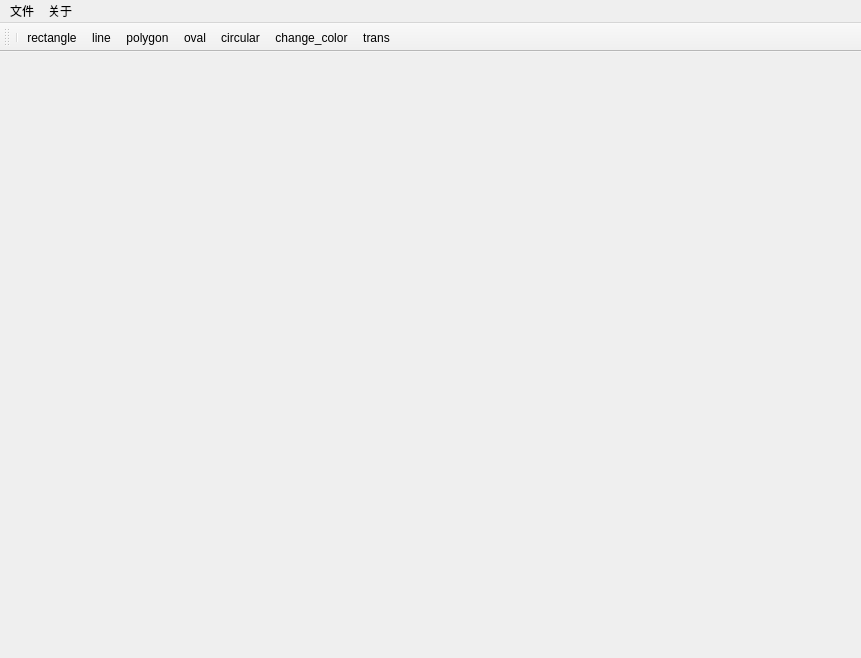
<?xml version="1.0" encoding="UTF-8"?>
<ui version="4.0">
 <class>MainWindow</class>
 <widget class="QMainWindow" name="MainWindow">
  <property name="geometry">
   <rect>
    <x>0</x>
    <y>0</y>
    <width>861</width>
    <height>658</height>
   </rect>
  </property>
  <property name="windowTitle">
   <string>MainWindow</string>
  </property>
  <widget class="QWidget" name="centralwidget"/>
  <widget class="QMenuBar" name="menubar">
   <property name="geometry">
    <rect>
     <x>0</x>
     <y>0</y>
     <width>861</width>
     <height>24</height>
    </rect>
   </property>
   <widget class="QMenu" name="menu">
    <property name="geometry">
     <rect>
      <x>307</x>
      <y>54</y>
      <width>125</width>
      <height>98</height>
     </rect>
    </property>
    <property name="title">
     <string>文件</string>
    </property>
    <addaction name="actionnew_file"/>
    <addaction name="actionopen"/>
    <addaction name="actionsave"/>
   </widget>
   <widget class="QMenu" name="menu_2">
    <property name="title">
     <string>关于</string>
    </property>
    <addaction name="actionhelp"/>
   </widget>
   <addaction name="menu"/>
   <addaction name="menu_2"/>
  </widget>
  <widget class="QToolBar" name="toolBar">
   <property name="windowTitle">
    <string>toolBar</string>
   </property>
   <attribute name="toolBarArea">
    <enum>TopToolBarArea</enum>
   </attribute>
   <attribute name="toolBarBreak">
    <bool>false</bool>
   </attribute>
   <addaction name="separator"/>
   <addaction name="actionrectangle"/>
   <addaction name="actionline"/>
   <addaction name="actionpolygon"/>
   <addaction name="actionoval"/>
   <addaction name="actioncircular"/>
   <addaction name="actionchange_color"/>
   <addaction name="actiontrans"/>
  </widget>
  <action name="actionnew_file">
   <property name="icon">
    <iconset resource="icons.qrc">
     <normaloff>:/tools/icons/painter system/wenjianjia.png</normaloff>:/tools/icons/painter system/wenjianjia.png</iconset>
   </property>
   <property name="text">
    <string>new</string>
   </property>
   <property name="toolTip">
    <string>new</string>
   </property>
  </action>
  <action name="actionrectangle">
   <property name="icon">
    <iconset resource="icons.qrc">
     <normaloff>:/tools/icons/painter system/juxing.png</normaloff>:/tools/icons/painter system/juxing.png</iconset>
   </property>
   <property name="text">
    <string>rectangle</string>
   </property>
   <property name="toolTip">
    <string>长方形</string>
   </property>
  </action>
  <action name="actionline">
   <property name="icon">
    <iconset resource="icons.qrc">
     <normaloff>:/tools/icons/painter system/zhixian.png</normaloff>:/tools/icons/painter system/zhixian.png</iconset>
   </property>
   <property name="text">
    <string>line</string>
   </property>
   <property name="toolTip">
    <string>直线</string>
   </property>
  </action>
  <action name="actionpolygon">
   <property name="icon">
    <iconset resource="icons.qrc">
     <normaloff>:/tools/icons/painter system/duobianxing.png</normaloff>:/tools/icons/painter system/duobianxing.png</iconset>
   </property>
   <property name="text">
    <string>polygon</string>
   </property>
   <property name="toolTip">
    <string>多边形</string>
   </property>
  </action>
  <action name="actionoval">
   <property name="icon">
    <iconset resource="icons.qrc">
     <normaloff>:/tools/icons/painter system/tuoyuan.png</normaloff>:/tools/icons/painter system/tuoyuan.png</iconset>
   </property>
   <property name="text">
    <string>oval</string>
   </property>
   <property name="toolTip">
    <string>椭圆</string>
   </property>
  </action>
  <action name="actioncircular">
   <property name="icon">
    <iconset resource="icons.qrc">
     <normaloff>:/tools/icons/painter system/radio-on.png</normaloff>:/tools/icons/painter system/radio-on.png</iconset>
   </property>
   <property name="text">
    <string>circular</string>
   </property>
   <property name="toolTip">
    <string>圆形</string>
   </property>
  </action>
  <action name="actionchange_color">
   <property name="icon">
    <iconset resource="icons.qrc">
     <normaloff>:/tools/icons/painter system/duoduanxian.png</normaloff>:/tools/icons/painter system/duoduanxian.png</iconset>
   </property>
   <property name="text">
    <string>change_color</string>
   </property>
  </action>
  <action name="actionopen">
   <property name="icon">
    <iconset resource="icons.qrc">
     <normaloff>:/tools/icons/painter system/dakaiwenjian.png</normaloff>:/tools/icons/painter system/dakaiwenjian.png</iconset>
   </property>
   <property name="text">
    <string>open</string>
   </property>
  </action>
  <action name="actionsave">
   <property name="icon">
    <iconset resource="icons.qrc">
     <normaloff>:/tools/icons/painter system/refresh-off-4.png</normaloff>:/tools/icons/painter system/refresh-off-4.png</iconset>
   </property>
   <property name="text">
    <string>save</string>
   </property>
   <property name="toolTip">
    <string>退出</string>
   </property>
  </action>
  <action name="actionhelp">
   <property name="icon">
    <iconset resource="icons.qrc">
     <normaloff>:/tools/icons/painter system/bangzhu.png</normaloff>:/tools/icons/painter system/bangzhu.png</iconset>
   </property>
   <property name="text">
    <string>help</string>
   </property>
   <property name="toolTip">
    <string>帮助</string>
   </property>
  </action>
  <action name="actiontrans">
   <property name="icon">
    <iconset resource="icons.qrc">
     <normaloff>:/tools/icons/painter system/pingyi.png</normaloff>:/tools/icons/painter system/pingyi.png</iconset>
   </property>
   <property name="text">
    <string>trans</string>
   </property>
  </action>
 </widget>
 <resources>
  <include location="icons.qrc"/>
 </resources>
 <connections/>
</ui>
